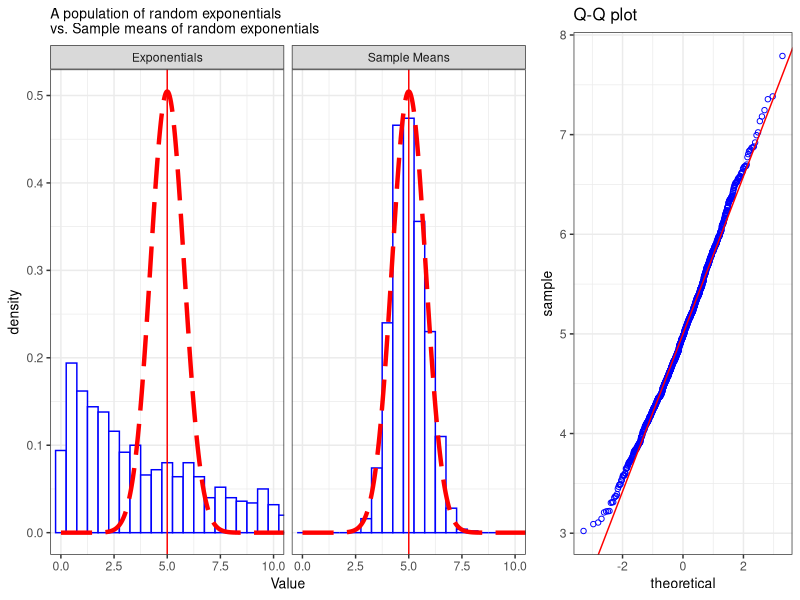

The R script that drew this image:
## ---- chunk 1
#required packages for report
library(ggplot2)
library(reshape2)
library(knitr)
library(grid)  
library(gridExtra)
library(xtable)
#cleanup
rm(list=ls())
## ---- chunk 2
n = 40  #sample size
reps = 1000 #number of simulations
lambda = 0.2
set.seed(936907)
#Simulations
samples <- replicate(reps, rexp(n,lambda))
a <- rexp(reps, lambda); b <- apply(samples, 2, mean)
data <- data.frame(exp = a, means = b)
## ---- chunk 3
#Calculations
mu = 1/lambda; s = (1/lambda)/sqrt(n); sigma = s^2 #theoretical mu, sigma and s
obmean <- mean(data$means) #observed mu
sd_sample_mean <- sd(data$means); var_sample_mean <- var(data$means) #obs. s and sigma  
s95CI <- obmean + c(-1,1)*2*(sd_sample_mean/sqrt(n))
t95CI <- mu + c(-1,1)*1.96*(s/sqrt(n))
#Table 1
t1 <- data.frame(Theoretical=c(mu, s, sigma, t95CI[1], t95CI[2]), 
                 Simulated=c(obmean, sd_sample_mean, var_sample_mean, s95CI[1], s95CI[2]))
rownames(t1) <- c("Mean", "SD", "Variance", "95% CI", " ")
print(xtable(t1, digits=4, caption = "Sample Parameters vs. Theorized Parameters"), comment = FALSE)
## ---- chunk 4

data2 <- melt(data, value.name = "Value", measure.vars = c("exp", "means"))
levels(data2$variable) <- c("Exponentials", "Sample Means")

p3 <- ggplot(data2, aes(x=Value)) + geom_histogram(aes(y = ..density..), binwidth=0.5, fill="white", color="blue") + geom_vline(xintercept = mu, color="red") + facet_grid(.~variable) + stat_function(fun = dnorm, args = list(mean=1/lambda, sd = s), n = reps, color="red", lty=5, lwd=1.5) +  theme_bw() + labs(title = "A population of random exponentials\nvs. Sample means of random exponentials") + theme(plot.title = element_text(size = 10), axis.title.x=element_text(size=10), axis.title.y=element_text(size=10)) + coord_cartesian(xlim=c(0,10)) 

##Q-Q plot
p4 <- ggplot(data, aes(sample=b)) + stat_qq(shape=1, color = "blue") + geom_abline(intercept=mu, slope=s, color="red") + labs(title="Q-Q plot") + theme_bw() + theme(plot.title = element_text(size = 12), axis.title.x=element_text(size=10), axis.title.y=element_text(size=10))

#combine
grid.arrange(p3,p4, ncol=2, widths=c(2,1))
## ---- chunk 5
#save results of simulation
write.csv(samples, file = "samples.csv"); write.csv(data, file="data.csv")
rm(list=ls())
